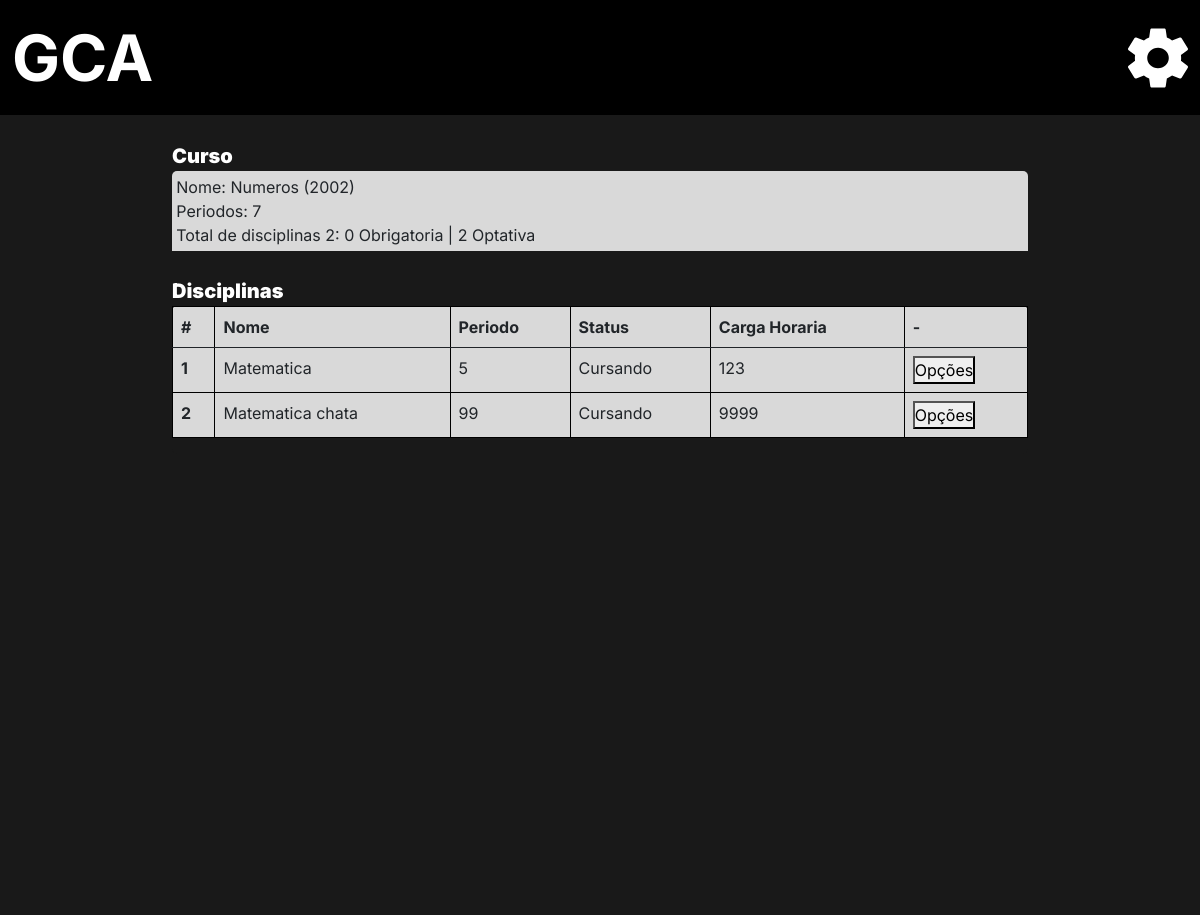
Screenshot of /Aluno/aluno_curso/1 (signed in) with the database file from the repository.
### administrador/models.py (models this page shows)
class Curso (models.Model):
    nome = models.CharField(("Nome do Curso"), max_length=150, null=False, blank=False)
    ano = models.DateField("Ano")
    periodos =  models.IntegerField(('Total de peridodos'), null=False, blank=False)
    disciplina = models.ManyToManyField("administrador.Disciplina", verbose_name=("Disciplinas"),blank=False)
    coordenador = models.ForeignKey(User, verbose_name=("Coordenador"), on_delete=models.SET_NULL, null=True)
    verbose_name = 'Curso'
    verbose_name_plural = 'Cursos'
    def __str__(self):
        return self.nome +' ('+ str(self.ano.year) +')'

class Disciplina (models.Model):
    OPTATIVA = (
        ("S", "Sim"),
        ("N", "Não"),
    )
    nome = models.CharField(("Nome da Disciplina"), max_length=150, null=False)
    perido = models.IntegerField(("Periodo da disciplina"))
    carga_horaria = models.IntegerField(("Carga Horaria"))
    optativa = models.CharField(("Opitativa"), choices=OPTATIVA, blank=False, null=False,max_length=20)
    dependencia = models.ManyToManyField("self", verbose_name=("Dependencias"), blank=True, default='Sem Dependencia')
    verbose_name = 'Disciplina'
    verbose_name_plural = 'Disciplinas'
    def __str__(self):
        return self.nome +' '+ str(self.perido)

### Aluno/views.py (the view)
# urls.py: path('aluno_curso/<int:curso_id>', aluno_curso, name = 'curso_aluno'),
@login_required(login_url='/user/login/')
def aluno_curso (request, curso_id):
    aluno = request.user
    curso  = Curso.objects.get(id=curso_id)
    m2m  = curso.disciplina.all()
    len_disciplinas = len(curso.disciplina.all())
    len_optativas = 0
    len_nao_opttivas = 0
    for disciplina in m2m:
        if disciplina.optativa == 'S':
            len_optativas  +=1
        else:
            len_nao_opttivas += 1
    return  render (request, 'vizualizar_dados.html', {'curso': curso,
                                                       'disciplinas' : m2m,
                                                       'total_disciplinas' : len_disciplinas,
                                                       'total_de_optativas': len_optativas,
                                                       'total_de_nao_optativas' : len_nao_opttivas})

### Aluno/templates/vizualizar_dados.html (shortened to what this page needs)
{% extends 'base.html' %}
{% load static %}
{% block import_title_css %}
<link rel="stylesheet" href="{% static 'css/vizualizar_aluno_curso.css' %}">
<link href="https://cdn.jsdelivr.net/npm/bootstrap@5.0.2/dist/css/bootstrap.min.css" rel="stylesheet">
<link rel="stylesheet" href="{% static 'css/__modal_selecionarAC.css' %}">
{% endblock %}
{% block main %}
    <div class="main">
        <div class="curso">
            <p class="titulo_curso">Curso</p>
            <div class="dados_curso">
                <p>Nome: {{curso}}<br>
                Periodos: {{curso.periodos}}<br>
                Total de disciplinas {{ total_disciplinas }}: {{total_de_optativas}} Obrigatoria | {{total_de_nao_optativas}}  Optativa </p>
            </div>
        </div>
        <div class="disciplinas">
            <p class="titulo_disciplina">Disciplinas</p>
            <table class="table">
                <thead>
                    <tr>
                      <th scope="col">#</th>
                      <th scope="col">Nome</th>
                      <th scope="col">Periodo</th>
                      <th scope="col">Status</th>
                      <th scope="col">Carga Horaria</th>
                      <th scope="col">-</th>
                    </tr>
                </thead>
                <tbody>
                    {% for disciplina in disciplinas %}
                        <tr>
                            <th scope="row"> {{disciplina.id}} </th>
                            <td>{{disciplina.nome}}</td>
                            <td>{{disciplina.perido}}</td>
                            <td> Cursando</td>
                            <td>{{disciplina.carga_horaria}}</td>
                            <td>
                                <button type="button" class="" data-bs-toggle="modal" data-bs-target="#exampleModal{{disciplina.id}}">
                                    Opções
                                </button>
                            </td>
                        </tr>
                    {% endfor %}
                </tbody>
            </table>
        </div>
    </div>
{% endblock %}

### static/css/base.css (style rules this page uses)
* { margin: 0%; padding: 0%; border: 0%; font-family: inter; text-decoration: none; }

### static/css/modal_menu.css (style rules this page uses)
p { margin-bottom: 0px !important; }

### Aluno/static/css/vizualizar_aluno_curso.css (style rules this page uses)
.main { background-color: #191919; min-height: 100vh; max-height: max-content; border: none; display: flex; flex-direction: column; align-items: center; gap: 25px; }
.curso, .disciplinas { display: flex; flex-direction: column; background-color: #191919; border-radius: 5px; }
.dados_curso { width: 856px; padding: 0.5%; display: flex; flex-direction: column; background-color: #D9D9D9; border-radius: 5px 5px 0px 0px; }
.table { background-color: #D9D9D9; margin: 0px; border-radius: 5px 5px 0px 0px; }
.table thead tr th, .table tbody tr th, .table tbody tr td { border: 1px solid black; }
.dados_curso p { margin-top: auto; margin-bottom: auto; }
.disciplinas { display: flex; width: 856px; }
.titulo_curso { background-color: #191919; color: #FFFFFF; font-weight: 900; font-size: 20px; padding-top: 3%; margin: 0px; }
.titulo_disciplina { background-color: #191919; color: #FFFFFF; font-weight: 900; font-size: 20px; margin: 0px; }

### Aluno/static/css/__modal_selecionarAC.css (style rules this page uses)
* { margin: 0%; padding: 0%; border: 0%; font-family: inter; text-decoration: none; }

### rows the page displays
Curso: nome+ano "Numeros (2002)", periodos "7"
Disciplina: id "1", nome "Matematica", perido "5", carga_horaria "123"
Disciplina: id "2", nome "Matematica chata", perido "99", carga_horaria "9999"

### other values shown
{{ total_disciplinas }} "2"
{{ total_de_optativas }} "0"
{{ total_de_nao_optativas }} "2"
